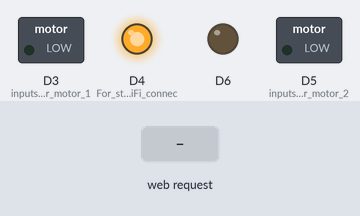
A sketch run on a simulated ESP8266 (NodeMCU). Shown: switched loads named in the sketch (green lamp = pin HIGH), output pins drawn as LEDs (lit = HIGH). The test bench sets the inputs (shaded band). WiFi joins after 1.5 s; servers stay silent unless stated; what the sketch prints to the serial monitor is not drawn.

Above: at 2.7 s.
2.8 s: HTTP request GET /Forward received
At 4.0 s:
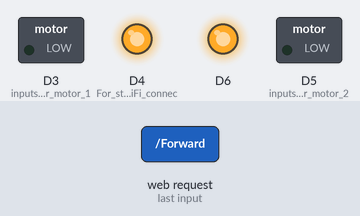
4.3 s: HTTP request GET /Backward received
At 5.3 s:
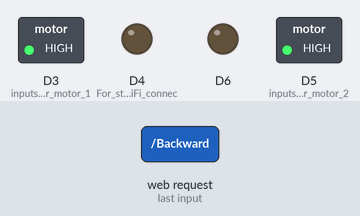
5.8 s: HTTP request GET /Left received
At 6.5 s:
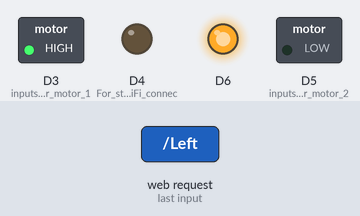
7.3 s: HTTP request GET /Right received
At 7.6 s:
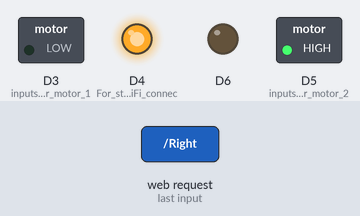
8.8 s: HTTP request GET /Stop received
At 9.9 s:
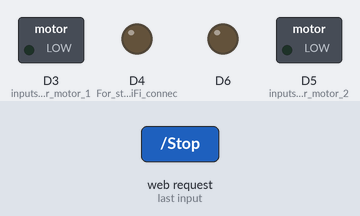
Timing chart, 0 to 11.3 s (numbered marks = the images above; inputs shaded):
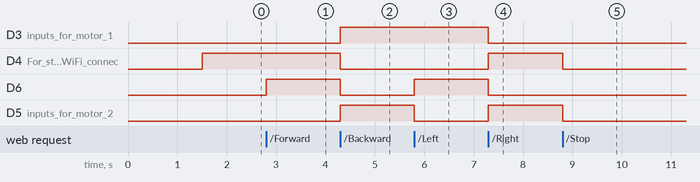

Measured:
- after the input at 2.8 s, D6: LOW → HIGH at once
- after the input at 4.3 s, D3 (inputs_for_motor_1), D5 (inputs_for_motor_2): LOW → HIGH at once; D4 (For_status_of_WiFi_connec), D6: HIGH → LOW at once
- after the input at 5.8 s, D6: LOW → HIGH at once; D5 (inputs_for_motor_2): HIGH → LOW at once
- after the input at 7.3 s, D3 (inputs_for_motor_1), D6: HIGH → LOW at once; D4 (For_status_of_WiFi_connec), D5 (inputs_for_motor_2): LOW → HIGH at once
- after the input at 8.8 s, D4 (For_status_of_WiFi_connec), D5 (inputs_for_motor_2): HIGH → LOW at once

The sketch:

ConnectedRobot.ino
```cpp
#include <ESP8266WiFi.h>
#include <WiFiClient.h>
#include <ESP8266WebServer.h>
// Replace with your network credentials
const char* ssid = "YOUR SSID";
const char* password = "WIFI PASSWORD";

ESP8266WebServer server(80);

String page = ""; //For the Web Server
String page2="";  //For updating Status of motor 1
String page3="";  //For updating status of motor 2

void setup() {
  // put your setup code here, to run once:
  page = "<center><h1>Motor Control Web Server</h1><body><p><a href=\"Forward\"><button>Forward</button></a><p><a href=\"Backward\"><button>Backward</button></a></p><p><a href =\"Left\"><button>Left</button></a>&nbsp;<a href=\"Stop\"><button>Stop</button></a><a href=\"Right\"><button>Right</button></a></p></body></center>";

  pinMode(D3, OUTPUT);   // inputs for motor 1
  pinMode(D4,OUTPUT);
  pinMode(D5,OUTPUT);    // inputs for motor 2
  pinMode(D6,OUTPUT);
  pinMode(LED_BUILTIN,OUTPUT);  // For status of WiFi connection

  Serial.begin(115200);
  WiFi.begin(ssid, password); //begin WiFi connection
  Serial.println("");

  // Wait for connection
  while (WiFi.status() != WL_CONNECTED) {
    delay(500);
    Serial.print(".");
  }
  digitalWrite(LED_BUILTIN,HIGH);     // when connected turns high
  Serial.println("");
  Serial.print("Connected to ");
  Serial.println(ssid);
  Serial.print("IP address: ");
  Serial.println(WiFi.localIP());   //provides IP address

  server.on("/", [](){
    server.send(200, "text/html", page+page2);
  });
  server.on("/Forward",Forward);
  server.on("/Backward",Backward);
  server.on("/Left",Left);
  server.on("/Right",Right);


  server.on("/Stop",[](){                              // turns all the motor input pins low
   page2="<center><p> motor 1 Status : Off</p></center>";
   page3="<center><p> motor 2 Status : off</p></center>";
  server.send(200,"text/html",page+page2+page3);
    digitalWrite(D3,LOW);
    digitalWrite(D4,LOW);
    digitalWrite(D5,LOW);
    digitalWrite(D6,LOW);
    delay(200);
  });
  server.begin();
  Serial.println("Web server started!");

}

void loop() {
  // put your main code here, to run repeatedly:

  server.handleClient();

}

 void Forward()
 {
    digitalWrite(D3,LOW);
    digitalWrite(D4,HIGH);

    digitalWrite(D5,LOW);
    digitalWrite(D6,HIGH);


    page2="<center><p> motor 1 Status : Forward </p></center>";
    server.send(200,"text/html", page+page2+page3);
    delay(200);
  }
  void Left()
  {
    page3="<center><p> motor 2 Status : Left</p></center>";
    server.send(200,"text/html",page+page2+page3);
    digitalWrite(D3,HIGH);
    digitalWrite(D4,LOW);

    digitalWrite(D5,LOW);
    digitalWrite(D6,HIGH);
    delay(200);
  }
  void Right()
   {
    page3="<center><p> motor 2 Status : Right</p></center>";
    server.send(200,"text/html",page+page2+page3);
    digitalWrite(D3,LOW);
    digitalWrite(D4,HIGH);

    digitalWrite(D5,HIGH);
    digitalWrite(D6,LOW);
    delay(200);
  }
   void Backward()
  {
    page2="<center><p> motor 1 Status : Backward</p></center>";
    server.send(200, "text/html", page+page2+page3);
    digitalWrite(D3,HIGH);
    digitalWrite(D4,LOW);

    digitalWrite(D5,HIGH);
    digitalWrite(D6,LOW);
    delay(200);
  }
```
